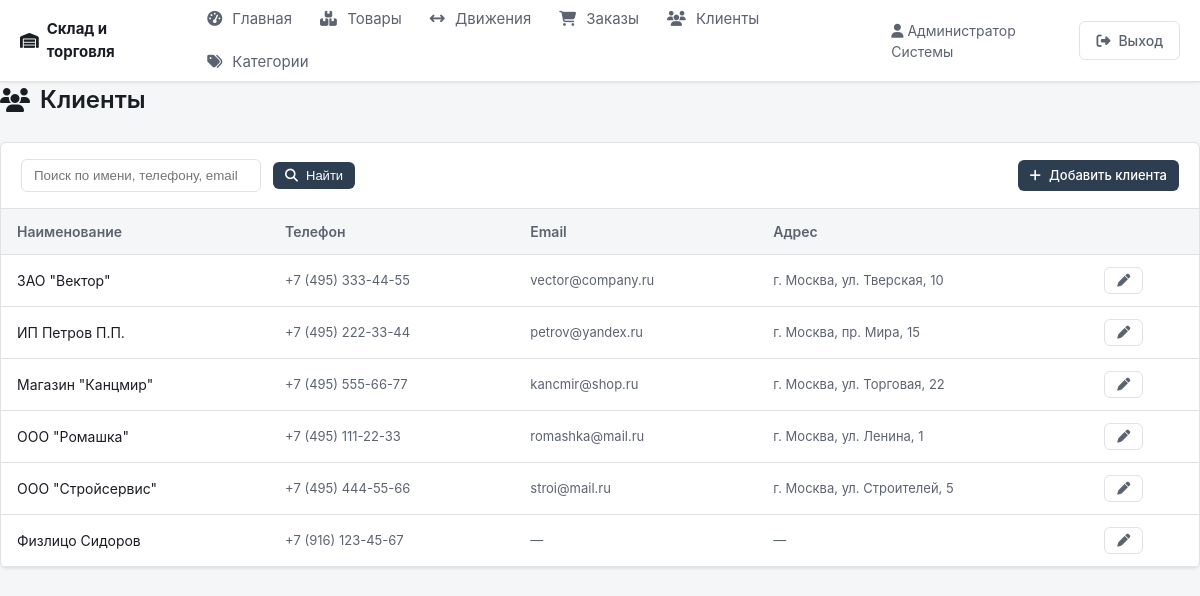
Screenshot of /clients.php (signed in) with the database file from the repository.
### tables this page shows
CREATE TABLE clients (
    id INT UNSIGNED AUTO_INCREMENT PRIMARY KEY,
    name VARCHAR(255) NOT NULL,
    phone VARCHAR(32) DEFAULT NULL,
    email VARCHAR(128) DEFAULT NULL,
    address VARCHAR(255) DEFAULT NULL,
    created_at DATETIME NOT NULL DEFAULT CURRENT_TIMESTAMP
);

### clients.php (the view, shortened to what this page needs)
<?php
$pdo = getDb();
$search = trim($_GET['q'] ?? '');
$sql = 'SELECT * FROM clients WHERE 1=1';
$params = [];
$sql .= ' ORDER BY name';
$stmt = $pdo->prepare($sql);
$stmt->execute($params);
$clients = $stmt->fetchAll(PDO::FETCH_ASSOC);
require_once __DIR__ . '/includes/header.php';
?>
<h1 class="page-title"><i class="fa-solid fa-users"></i> Клиенты</h1>
<div class="card">
    <div class="card-header">
        <form method="get" style="display:flex; gap:12px; flex-wrap:wrap; align-items:center;">
            <input type="text" name="q" value="<?= htmlspecialchars($search) ?>" placeholder="Поиск по имени, телефону, email" style="padding:8px 12px; border:1px solid var(--border); border-radius:6px; min-width:240px;">
            <button type="submit" class="btn btn-primary btn-sm"><i class="fa-solid fa-magnifying-glass"></i> Найти</button>
        </form>
        <a href="/po_alina/client_edit.php" class="btn btn-primary btn-sm"><i class="fa-solid fa-plus"></i> Добавить клиента</a>
    </div>
    <div class="table-wrap">
        <table>
            <thead>
                <tr>
                    <th>Наименование</th>
                    <th>Телефон</th>
                    <th>Email</th>
                    <th>Адрес</th>
                    <th></th>
                </tr>
            </thead>
            <tbody>
                <?php foreach ($clients as $c): ?>
                <tr>
                    <td><?= htmlspecialchars($c['name']) ?></td>
                    <td class="text-muted"><?= htmlspecialchars($c['phone'] ?: '—') ?></td>
                    <td class="text-muted"><?= htmlspecialchars($c['email'] ?: '—') ?></td>
                    <td class="text-muted"><?= htmlspecialchars($c['address'] ?: '—') ?></td>
                    <td><a href="/po_alina/client_edit.php?id=<?= (int) $c['id'] ?>" class="btn btn-outline btn-sm"><i class="fa-solid fa-pen"></i></a></td>
                </tr>
                <?php endforeach; ?>
            </tbody>
        </table>
    </div>
</div>
<?php require_once __DIR__ . '/includes/footer.php'; ?>

### assets/css/style.css (style rules this page uses)
:root { --bg: #f5f6f8; --surface: #ffffff; --border: #e0e2e6; --text: #1a1d23; --text-muted: #5c6370; --primary: #2c3e50; --primary-hover: #1a252f; --accent: #3498db; --accent-hover: #2980b9; --success: #27ae60; --error: #c0392b; --warning: #d35400; --shadow: 0 1px 3px rgba(0,0,0,0.08); --radius: 6px; }
* { box-sizing: border-box; }
body { margin: 0; font-family: -apple-system, BlinkMacSystemFont, 'Segoe UI', Roboto, 'Helvetica Neue', Arial, sans-serif; font-size: 15px; line-height: 1.5; color: var(--text); background: var(--bg); min-height: 100vh; }
a { color: var(--accent); text-decoration: none; }
.btn { display: inline-flex; align-items: center; gap: 8px; padding: 8px 16px; border-radius: var(--radius); font-size: 14px; font-weight: 500; border: none; cursor: pointer; text-decoration: none; transition: background 0.15s, color 0.15s; }
.btn-primary { background: var(--primary); color: #fff; }
.btn-outline { background: transparent; color: var(--text-muted); border: 1px solid var(--border); }
.btn-sm { padding: 6px 12px; font-size: 13px; }
.page-title { margin: 0 0 24px; font-size: 24px; font-weight: 600; color: var(--text); display: flex; align-items: center; gap: 10px; }
.card { background: var(--surface); border: 1px solid var(--border); border-radius: var(--radius); box-shadow: var(--shadow); overflow: hidden; margin-bottom: 24px; }
.card-header { padding: 16px 20px; border-bottom: 1px solid var(--border); display: flex; align-items: center; justify-content: space-between; flex-wrap: wrap; gap: 12px; }
.table-wrap { overflow-x: auto; }
table { width: 100%; border-collapse: collapse; font-size: 14px; }
th, td { padding: 12px 16px; text-align: left; border-bottom: 1px solid var(--border); }
th { background: var(--bg); font-weight: 600; color: var(--text-muted); }
.text-muted { color: var(--text-muted); font-size: 13px; }

### rows the page displays
clients: name "ЗАО \"Вектор\"", phone "+7 (495) 333-44-55", email "vector@company.ru", address "г. Москва, ул. Тверская, 10"
clients: name "ИП Петров П.П.", phone "+7 (495) 222-33-44", email "petrov@yandex.ru", address "г. Москва, пр. Мира, 15"
clients: name "Магазин \"Канцмир\"", phone "+7 (495) 555-66-77", email "kancmir@shop.ru", address "г. Москва, ул. Торговая, 22"
clients: name "ООО \"Ромашка\"", phone "+7 (495) 111-22-33", email "romashka@mail.ru", address "г. Москва, ул. Ленина, 1"
clients: name "ООО \"Стройсервис\"", phone "+7 (495) 444-55-66", email "stroi@mail.ru", address "г. Москва, ул. Строителей, 5"
clients: name "Физлицо Сидоров", phone "+7 (916) 123-45-67", email "—", address "—"

### other values shown
currentUser()['full_name'] "Администратор Системы"
